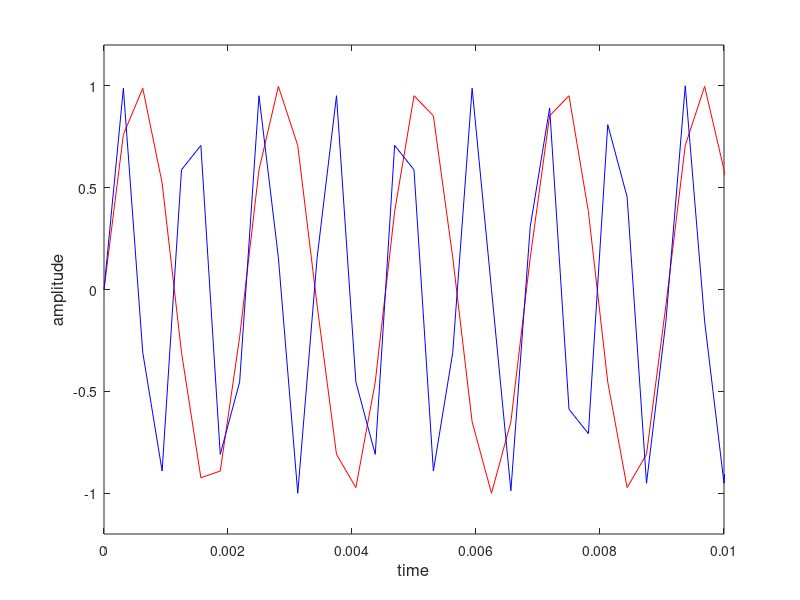

MATLAB code to generate this figure:
t = 0:1 / 3200:1; % 1秒を1/32000に分割
a = 1;            % 振幅
f = 440;          % 周波数
Y440 = a * sin (2 * pi() * f * t);    % 正弦波の生成
Y880 = a * sin (2 * pi() * 2 * f * t);     % 正弦波の生成

plot(t, Y440, 'r-'); % 正弦波をプロット
hold on      % 正弦波をプロット
plot(t, Y880, 'b-'); 
xlabel('time','FontSize',12);           % X軸ラベルの設定
xlim([0 0.01]);                         % X軸ラベルの範囲
ylabel('amplitude','FontSize',12);      % Y軸ラベルの設定
ylim([-1.2 1.2]);                       % Y軸ラベルの範囲

Y = horzcat(Y440, Y880);    % 時間軸方向に結合
sound(Y, 32000);% 音を鳴らす